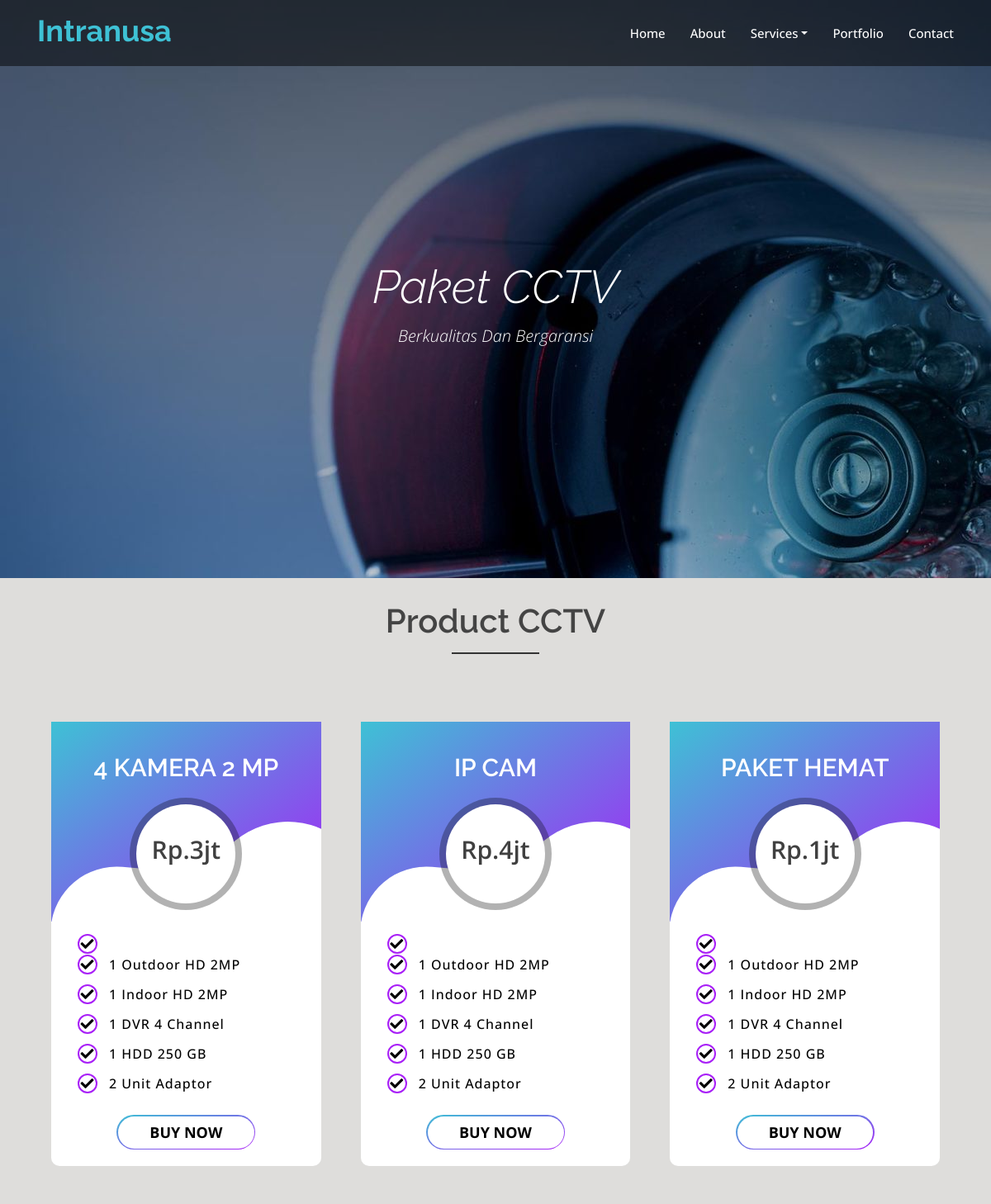
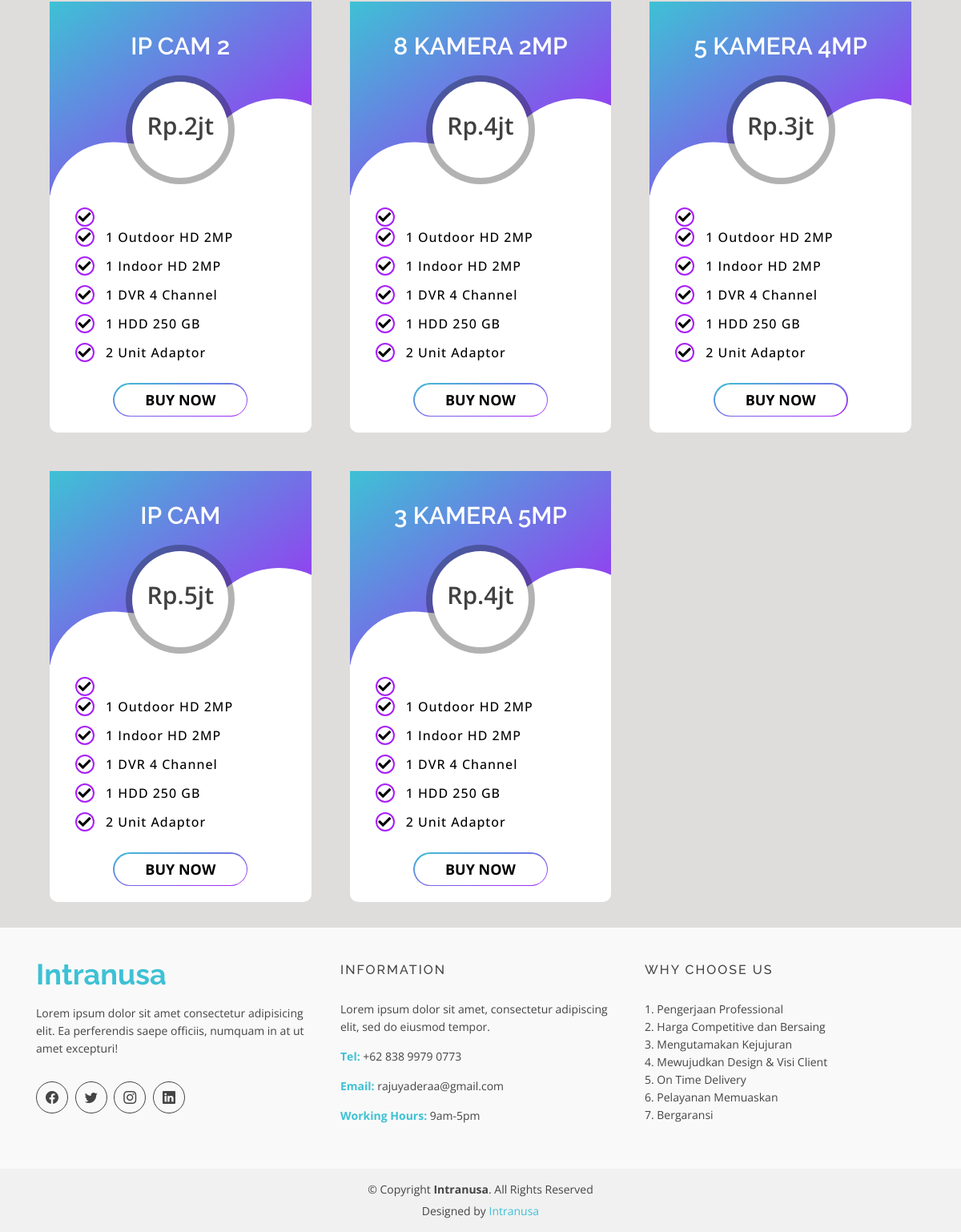
Screenshot of /services-cctv.php with the database file from the repository (2 pictures, top to bottom).
### tables this page shows
CREATE TABLE `Cctv` (
  `id` int(11) NOT NULL,
  `judul` varchar(255) DEFAULT NULL,
  `harga` int(11) DEFAULT NULL,
  `specifikasi` varchar(255) DEFAULT NULL,
  `createdAt` datetime NOT NULL,
  `updatedAt` datetime NOT NULL
);

### admin/functions/functions.php (called while the page is built)
<?php
$conn = mysqli_connect("localhost", "root", "", "intranusa");
function query($query){
    global $conn;
    $result = mysqli_query($conn, $query);
    $rows = [];
    while ($row = mysqli_fetch_assoc($result)) {
        $rows[] = $row;
    }
    return $rows;
}

### services-cctv.php (the view, shortened to what this page needs)
<?php
include("admin/functions/functions.php");
$cctv = query("SELECT * FROM cctv");
?>
<?php
include "header.php";
?>
<div class="jumbotron jumbotron-fluid" style="background-image: url(assets/img/services/cctv/bg.jpg);">
    <div class="container">
        <h1 class="display-4">Paket CCTV</h1>
        <p class="lead">Berkualitas Dan Bergaransi</p>
    </div>
</div>
<div class="product">
    <div class="container">
        <div class="row">
            <div class="col-lg-12 col-md-12 col-sm-12 col-xs-12">
                <div class="section-headline text-center">
                    <h2>Product CCTV</h2>
                </div>
            </div>
        </div>
        <div class="row p-2">
            <?php foreach ($cctv as $row) : ?>
                <div class="col-md-4 col-sm-6 p-4">
                    <div class="tables">
                        <h3 class="tittle"><?= $row["judul"]; ?> </h3>
                        <div class="price">
                            Rp.<?= $row["harga"]; ?>jt
                        </div>
                        <ul class="content">
                            <li> </li>
                            <li>1 Outdoor HD 2MP</li>
                            <li>1 Indoor HD 2MP</li>
                            <li>1 DVR 4 Channel</li>
                            <li>1 HDD 250 GB</li>
                            <li>2 Unit Adaptor</li>
                        </ul>
                        <a href="https://wa.me/083899790773" class="buy">Buy Now</a>
                    </div>
                </div>
            <?php endforeach; ?>
            </div>
        </div>
    </div>
<?php
include "footer.php";
?>

### header.php (shortened to what this page needs)
<!DOCTYPE html>
<html lang="en">
<head>
  <link rel="stylesheet" href="https://use.fontawesome.com/releases/v5.8.1/css/all.css">
  <link href="assets/vendor/animate.css/animate.min.css" rel="stylesheet" />
  <link href="assets/vendor/bootstrap/css/bootstrap.min.css" rel="stylesheet" />
  <link href="assets/vendor/bootstrap-icons/bootstrap-icons.css" rel="stylesheet" />
  <link href="assets/vendor/boxicons/css/boxicons.min.css" rel="stylesheet" />
  <link href="assets/vendor/glightbox/css/glightbox.min.css" rel="stylesheet" />
  <link href="assets/vendor/swiper/swiper-bundle.min.css" rel="stylesheet" />
  <link href="https://cdn.jsdelivr.net/npm/bootstrap@5.0.2/dist/css/bootstrap.min.css" rel="stylesheet">
  <link rel="stylesheet" href="https://cdn.jsdelivr.net/npm/bootstrap@4.6.1/dist/css/bootstrap.min.css">
  <link href="assets/css/style.css" rel="stylesheet" />
</head>
<body>
  <header id="header" class="fixed-top d-flex align-items-center">
    <div class="container d-flex justify-content-between">
      <div class="logo">
        <h1>
          <a href="index.php"><span>Intranusa</span></a>
        </h1>
      </div>
      <nav id="navbar" class="navbar">
        <ul class="nav">
          <li><a class="nav-link scrollto " id="homeN" href="index.php">Home</a></li>
          <li><a class="nav-link scrollto " href="about.php">About</a></li>
          <li class="nav-item dropdown">
            <a class="nav-link dropdown-toggle" href="#" id="navbarDropdown" role="button" data-bs-toggle="dropdown" aria-expanded="false">
              Services
            </a>
          </li>
          <li><a class="nav-link scrollto " href="portofolio.php">Portfolio</a></li>
          <li><a class="nav-link scrollto " href="contact.php">Contact</a></li>
        </ul>
      </nav>
    </div>
  </header>

### footer.php (shortened to what this page needs)
<footer>
    <div class="footer-area">
        <div class="container">
            <div class="row">
                <div class="col-md-4">
                    <div class="footer-content">
                        <div class="footer-head">
                            <div class="footer-logo">
                                <h2><span>Intranusa</span></h2>
                            </div>
                            <p>
                                Lorem ipsum dolor sit amet consectetur adipisicing elit. Ea
                                perferendis saepe officiis, numquam in at ut amet excepturi!
                            </p>
                            <div class="footer-icons">
                                <ul>
                                    <li>
                                        <a href="#"><i class="bi bi-facebook"></i></a>
                                    </li>
                                    <li>
                                        <a href="#"><i class="bi bi-twitter"></i></a>
                                    </li>
                                    <li>
                                        <a href="#"><i class="bi bi-instagram"></i></a>
                                    </li>
                                    <li>
                                        <a href="#"><i class="bi bi-linkedin"></i></a>
                                    </li>
                                </ul>
                            </div>
                        </div>
                    </div>
                </div>
                <div class="col-md-4">
                    <div class="footer-content">
                        <div class="footer-head">
                            <h4>information</h4>
                            <p>
                                Lorem ipsum dolor sit amet, consectetur adipiscing elit, sed
                                do eiusmod tempor.
                            </p>
                            <div class="footer-contacts">
                                <p><span>Tel:</span> +62 838 9979 0773</p>
                                <p><span>Email:</span> rajuyaderaa@gmail.com</p>
                                <p><span>Working Hours:</span> 9am-5pm</p>
                            </div>
                        </div>
                    </div>
                </div>
                <div class="col-md-4">
                    <div class="footer-content">
                        <div class="footer-head">
                            <h4>WHY CHOOSE US</h4>
                            <p>
                                1. Pengerjaan Professional
                                <br>
                                2. Harga Competitive dan Bersaing
                                <br>
                                3. Mengutamakan Kejujuran
                                <br>
                                4. Mewujudkan Design & Visi Client
                                <br>
                                5. On Time Delivery
                                <br>
                                6. Pelayanan Memuaskan
                                <br>
                                7. Bergaransi
                            </p>
                        </div>
                    </div>
                </div>
            </div>
        </div>
    </div>
    <div class="footer-area-bottom">
        <div class="container">
            <div class="row">
                <div class="col-md-12 col-sm-12 col-xs-12">
                    <div class="copyright text-center">
                        <p>
                            &copy; Copyright <strong>Intranusa</strong>. All Rights
                            Reserved
                        </p>
                    </div>
                    <div class="credits">
                        Designed by <a href="#hero">Intranusa</a>
                    </div>
                </div>
            </div>
        </div>
    </div>
</footer>
</body>
</html>

### assets/css/style.css (style rules this page uses)
html, body { height: 100%; }
p { margin: 0 0 15px; color: #444; }
h1, h2, h3, h4, h5, h6 { font-family: "Raleway", sans-serif; margin: 0 0 15px; color: #444; font-weight: 500; }
h1 { font-size: 48px; line-height: 50px; }
h2 { font-size: 38px; line-height: 40px; }
h3 { font-size: 30px; line-height: 32px; }
h4 { font-size: 24px; line-height: 26px; }
a { transition: all 0.3s ease 0s; text-decoration: none; }
body { background: #fff none repeat scroll 0 0; color: #444; font-family: "Open Sans", sans-serif; font-size: 14px; text-align: left; overflow-x: hidden; line-height: 22px; }
ul { list-style: outside none none; margin: 0; padding: 0; }
.section-headline h2 { display: inline-block; font-size: 40px; font-weight: 600; margin-bottom: 70px; position: relative; text-transform: capitalize; }
.section-headline h2::after { border: 1px solid #333; bottom: -20px; content: ""; left: 0; margin: 0 auto; position: absolute; right: 0; width: 40%; }
#header { height: 80px; transition: all 0.5s; z-index: 997; transition: all 0.5s; background: rgba(0, 0, 0, 0.5); }
#header .logo h1 { font-size: 36px; margin: 0; padding: 0; line-height: 1; font-weight: bold; }
#header .logo h1 span { color: #3ec1d5; }
#header .logo h1 a, #header .logo h1 a:hover { color: #fff; text-decoration: none; }
.navbar { padding: 0; }
.navbar ul { margin: 0; padding: 0; display: flex; list-style: none; align-items: center; }
.navbar li { position: relative; }
.navbar a, .navbar a:focus { display: flex; align-items: center; justify-content: space-between; padding: 10px 0 10px 30px; font-size: 15px; font-weight: 500; color: #fff; white-space: nowrap; transition: 0.3s; }
.jumbotron { height: 700px; }
.jumbotron .display-4 { color: white; text-align: center; margin-top: 250px; }
.jumbotron .lead { color: white; text-align: center; }
.jumbotron .display-4, .jumbotron .lead { font-style: italic; }
.footer-area { padding: 40px 0; background: #f9f9f9; }
.footer-head p { color: #444; }
.footer-head h4 { color: #444; font-size: 16px; letter-spacing: 2px; padding-bottom: 10px; text-transform: uppercase; }
.footer-logo { padding-bottom: 20px; }
.footer-logo h2 { color: #222; padding: 0; margin: 0; font-size: 36px; font-weight: bold; line-height: 1; }
.footer-logo h2 span { color: #3ec1d5; }
.footer-icons ul li { display: inline-block; }
.footer-icons ul li a { border: 1px solid #444; color: #444; display: block; font-size: 16px; height: 40px; line-height: 38px; margin-right: 5px; text-align: center; width: 40px; border-radius: 50%; display: flex; align-items: center; justify-content: center; line-height: 0; }
.footer-icons ul li a i { line-height: 0; }
.footer-icons { margin-top: 30px; }
.footer-contacts p span { color: #3EC1D5; font-weight: 700; }
.footer-content { display: block; overflow: hidden; }
.footer-area-bottom { background: #f1f1f1 none repeat scroll 0 0; padding: 15px 0; }
.copyright > p { margin-bottom: 0; color: #444; }
.copyright a, .credits a { color: #3EC1D5; }
.credits { padding-top: 5px; text-align: center; }

### rows the page displays
cctv: judul "4 KAMERA 2 MP", harga "3"
cctv: judul "IP CAM", harga "4"
cctv: judul "PAKET HEMAT", harga "1"
cctv: judul "IP CAM 2", harga "2"
cctv: judul "8 KAMERA 2MP", harga "4"
cctv: judul "5 KAMERA 4MP", harga "3"
cctv: judul "IP CAM", harga "5"
cctv: judul "3 KAMERA 5MP", harga "4"
